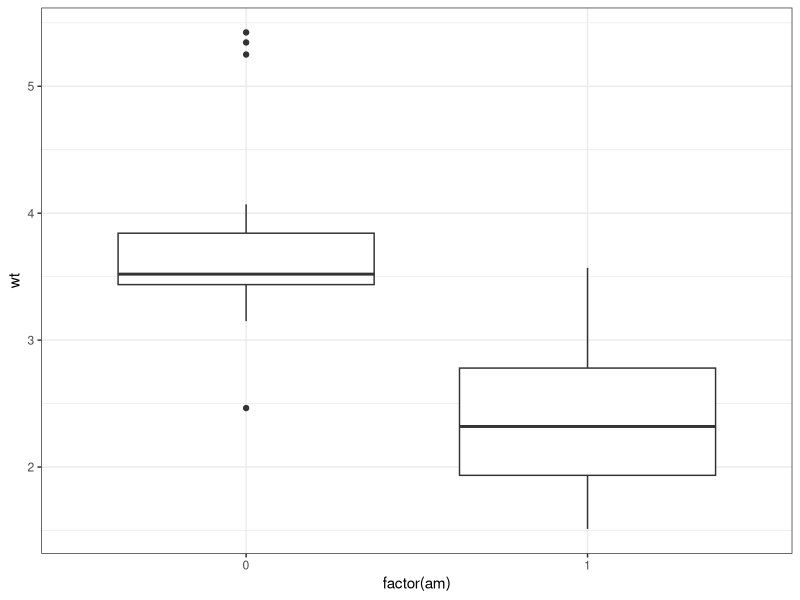
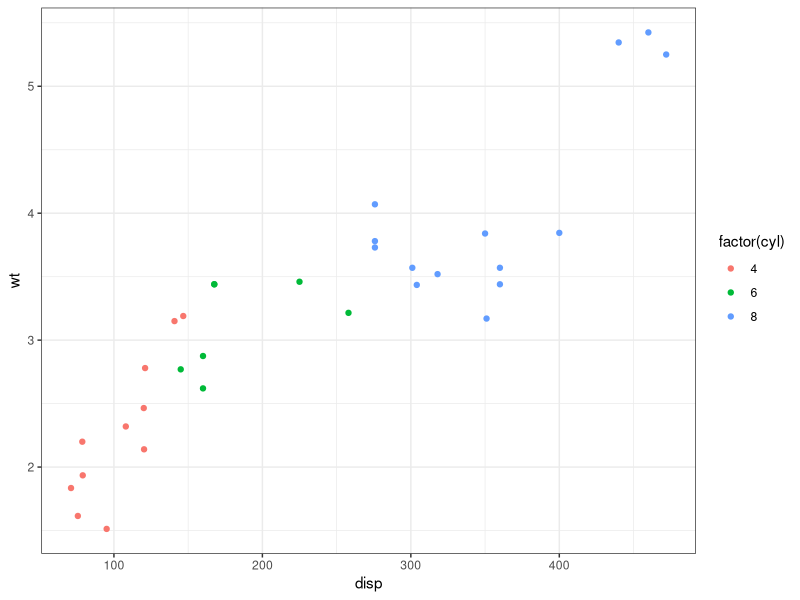
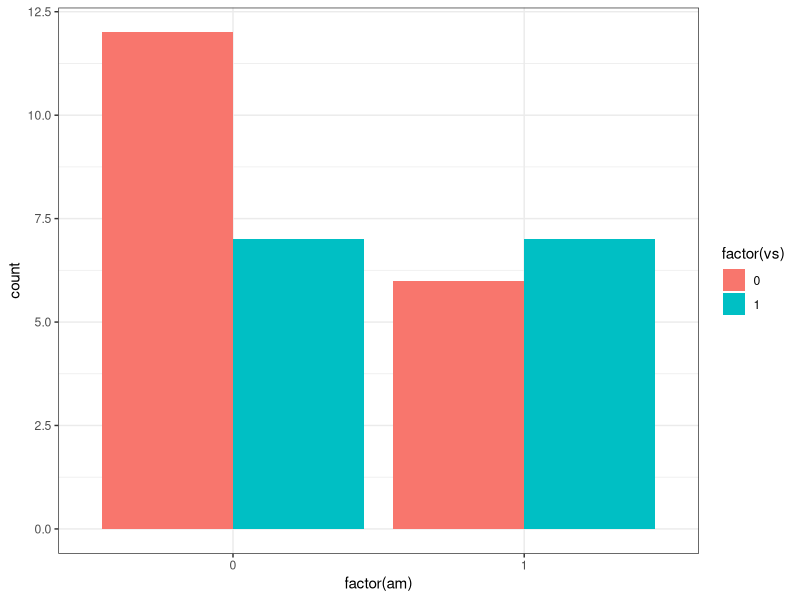
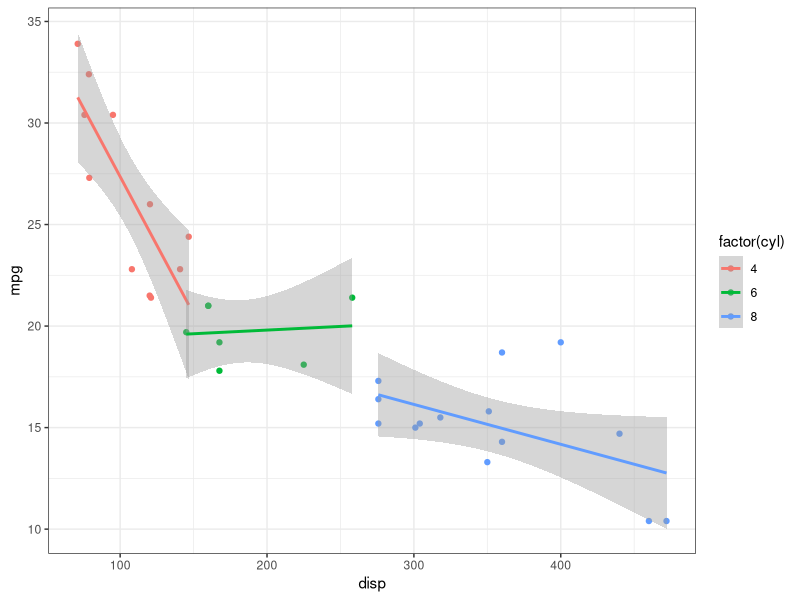
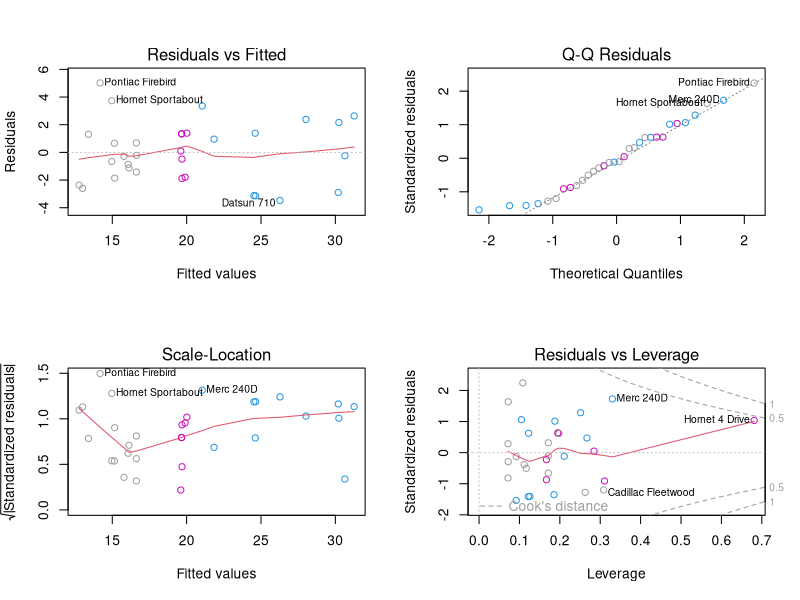
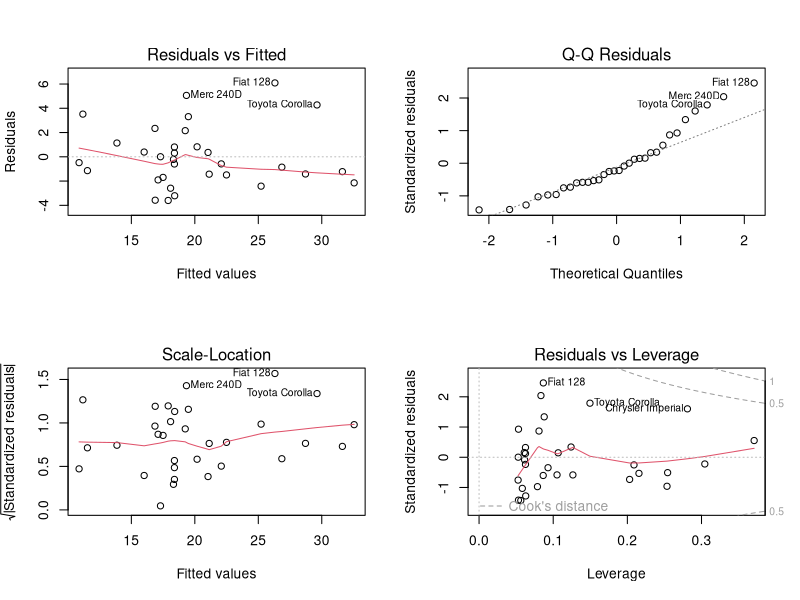

Generate these figures, in order, with R:
## ---- chunk 1
#| label: setup
#| include: false
set.seed(2112)
library(ggplot2)
theme_set(theme_bw())
## ---- chunk 2
#| label: cont_v_cat
# Continuous versus categorical
ggplot(mtcars) +
    aes(x = factor(am), y = wt) +
    geom_boxplot()
## ---- chunk 3
#| label: cont_v_cont
# Continuous vs. continuous
ggplot(mtcars) +
    aes(x = disp, y = wt, colour = factor(cyl)) +
    geom_point()
## ---- chunk 4
#| label: cats
# categorical variables
ggplot(mtcars) + 
    aes(x = factor(am), fill = factor(vs)) +
    geom_bar(position = "dodge")
## ---- chunk 5
#| label: mpg_v_disp
ggplot(mtcars) +
    aes(y = mpg, x = disp, colour = factor(cyl)) +
    geom_point() +
    geom_smooth(method = "lm", se = TRUE, formula = y ~ x)
## ---- chunk 6
#| label: dispmodel_plot
dispmodel <- lm(mpg ~ disp * factor(cyl), data = mtcars)

par(mfrow = c(2,2))
plot(dispmodel, col = mtcars$cyl)
## ---- chunk 7
#| label: wtmodel_plot
wtmodel <- lm(mpg ~ wt * am, data = mtcars)

par(mfrow = c(2,2))
plot(wtmodel)
## ---- chunk 8
#| label: dispmodel_summary
summary(dispmodel)
## ---- chunk 9
#| label: wtmodel_summary
summary(wtmodel)
## ---- chunk 10
anova(dispmodel, wtmodel)
## ---- chunk 11
# MSE values
summary(dispmodel)$sigma
summary(wtmodel)$sigma
## ---- chunk 12
summary(update(dispmodel, ~ . + hp)) 
